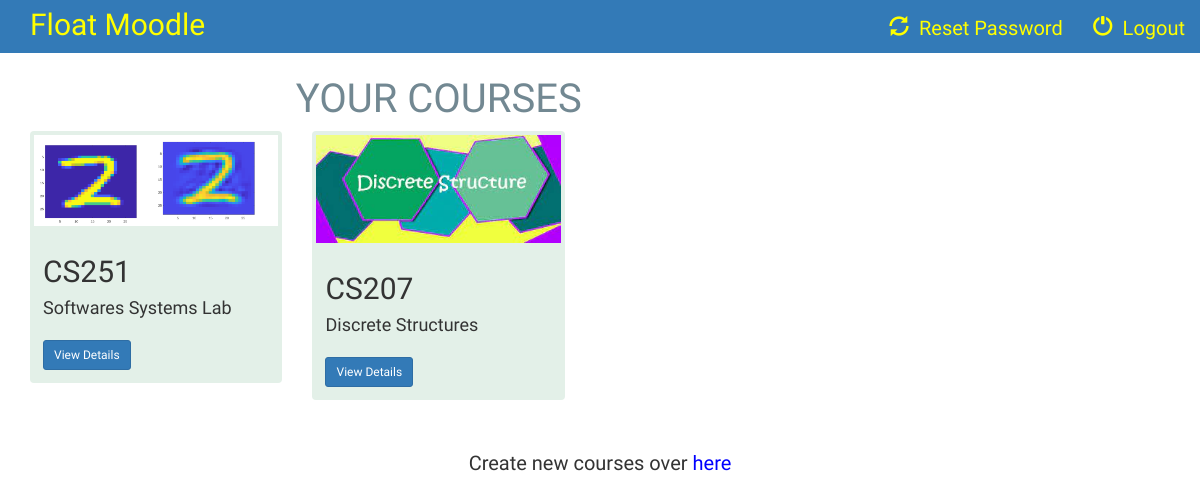
/instructor/instructor_index/ (signed in), run on the app's committed database.
### instructor/models.py (models this page shows, shortened)
class Course(models.Model):
    name = models.CharField(max_length=100)
    code = models.CharField(max_length=100)
    instructor = models.ForeignKey(Instructor, on_delete=models.CASCADE)
    course_logo = models.FileField(default=1)

### instructor/views.py (the view)
@login_required
def instructor_index(request):
    user = request.user
    instructor = Instructor.objects.get(user=request.user)
    courses = Course.objects.filter(instructor=instructor)
    context = {
        'user': user,
        'instructor': instructor,
        'courses': courses,
    }
    return render(request, 'instructor/instructor_index.html', context)

### instructor/templates/instructor/instructor_index.html (shortened to what this page needs)
{% extends 'instructor/instructor_basic_page.html' %}
{% block body %}
<div class="albums-container container-fluid"style="font-family: Ledger;font-size: 22px;">
    <div class="row col-sm-9" >
        <div class="col-sm-12"style="font-family: 'Alfa Slab One';font-size:24px;">
            <h3 align="center" style="font-family:Volkhov,cursive;font-size:40px;color: #728892">YOUR COURSES</h3>
        </div >
        {% if courses %}
            {% for course in courses %}
                <div  class="col-sm-6 col-lg-4" >
                    <div class="thumbnail" style="background-color: #e3f0e8;border: 0px solid #66cdaa;">
                        <a href="{% url 'instructor:instructor_detail' course.id %}">
                             <img src="{{ course.course_logo.url }}" class="img-responsive">
                        </a>
                        <div class="caption">
                            <h2>{{ course.code }}</h2>
                            <div style="height: 40px">
                                <h4>{{ course.name }}</h4>
                            </div>
                            <a href="{% url 'instructor:instructor_detail' course.id %}" class="btn btn-primary btn-sm" role="button">View Details</a>
                        </div>
                    </div>
                </div>
            {% endfor %}
        {% else %}
            <div class="col-sm-12">
                <br>
                <h4>You have not created any courses</h4>
            </div>
        {% endif %}
    </div>
    </div>
<br>
<center> Create new courses over <a href="http://127.0.0.1:8000/create_course" style="color: blue;"> here </a> </center>
{% endblock %}

### instructor/templates/instructor/instructor_basic_page.html (style rules this page uses)
a { color: yellow; }
body { background: url('https://i.pinimg.com/originals/5d/5d/79/5d5d79ab40f17440b11dfdf9cd0f1f08.jpg') no-repeat center center fixed; background-size: cover; font-family: Ledger;font-size: 20px; }

### data on the page
Course: course_logo (picture), code "CS251", name "Softwares Systems Lab"
Course: course_logo (picture), code "CS207", name "Discrete Structures"
